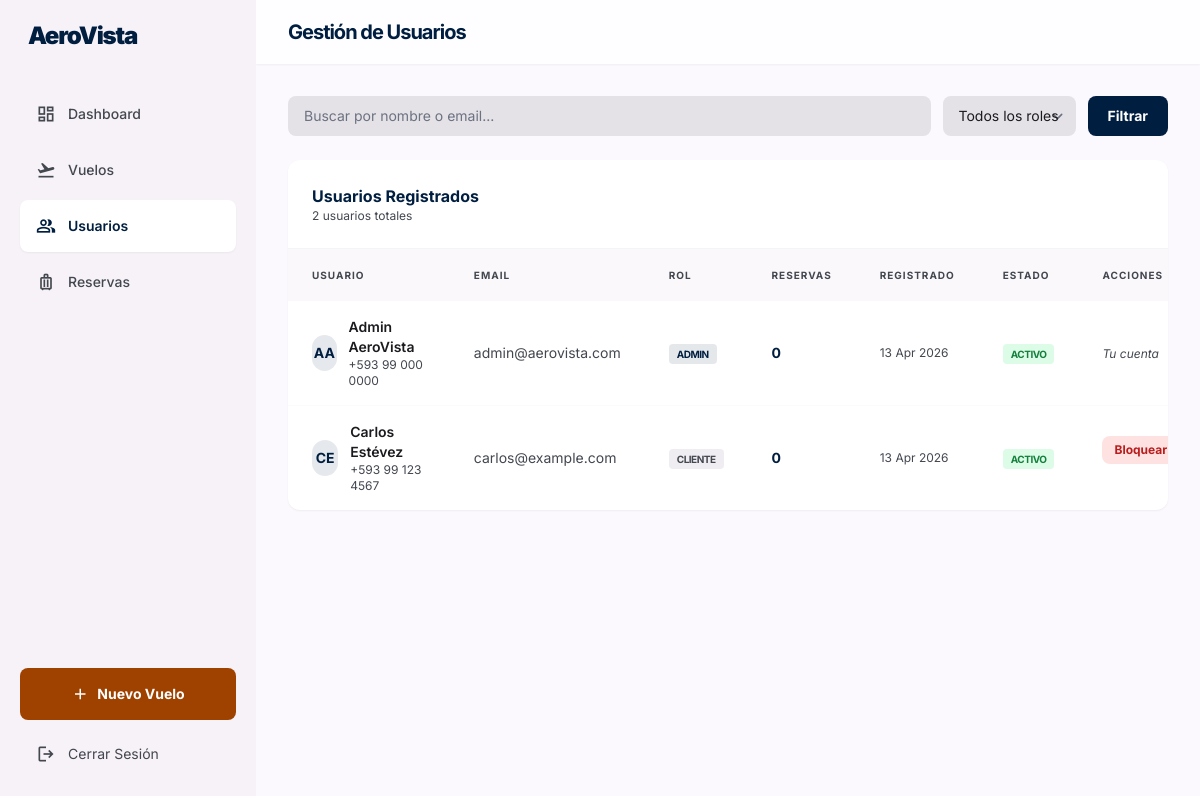
The app's page /admin/usuarios.php (signed in) with its own data.
### tables this page shows
CREATE TABLE `usuarios` (
  `id`            INT AUTO_INCREMENT PRIMARY KEY,
  `nombre`        VARCHAR(100) NOT NULL,
  `apellido`      VARCHAR(100) NOT NULL,
  `email`         VARCHAR(150) NOT NULL,
  `password_hash` VARCHAR(255) NOT NULL,
  `telefono`      VARCHAR(25)  DEFAULT NULL,
  `rol`           ENUM('cliente','admin') NOT NULL DEFAULT 'cliente',
  `activo`        TINYINT(1)   NOT NULL DEFAULT 1,
  `created_at`    TIMESTAMP    NOT NULL DEFAULT CURRENT_TIMESTAMP,
  `updated_at`    TIMESTAMP    NOT NULL DEFAULT CURRENT_TIMESTAMP ON UPDATE CURRENT_TIMESTAMP,
  UNIQUE KEY `uq_usuario_email` (`email`)
);

### includes/functions.php (called while the page is built, shortened)
<?php
function e(string $str): string {
    return htmlspecialchars($str, ENT_QUOTES | ENT_SUBSTITUTE, 'UTF-8');
}
function fechaCorta(\DateTime|string $fecha): string {
    if (is_string($fecha)) $fecha = new \DateTime($fecha);
    return $fecha->format('d M Y');
}

### admin/usuarios.php (the view, shortened to what this page needs)
<?php
require_once __DIR__ . '/../includes/functions.php';
$db  = getDB();
$page   = max(1, (int)($_GET['page'] ?? 1));
$limit  = 20;
$offset = ($page - 1) * $limit;
$search = trim($_GET['q'] ?? '');
$where   = [];
$params  = [];
$whereSQL = $where ? 'WHERE ' . implode(' AND ', $where) : '';
$total = $db->prepare("SELECT COUNT(*) FROM usuarios u $whereSQL");
$total->execute($params);
$totalRows  = (int)$total->fetchColumn();
$stmtU = $db->prepare("
    SELECT u.*,
           (SELECT COUNT(*) FROM reservas r WHERE r.usuario_id=u.id AND r.estado='confirmada') AS reservas_count
    FROM usuarios u
    $whereSQL
    ORDER BY u.created_at DESC
    LIMIT $limit OFFSET $offset
");
$stmtU->execute($params);
$usuarios = $stmtU->fetchAll();
?>
<!DOCTYPE html>
<html lang="es">
<head>
  <script src="https://cdn.tailwindcss.com?plugins=forms"></script>
</head>
<body class="bg-surface text-on-surface antialiased">
  <?php include __DIR__ . '/includes/sidebar.php'; ?>
  <main class="ml-64 min-h-screen">
    <header class="fixed top-0 right-0 left-64 h-16 bg-white/70 backdrop-blur-xl z-30 shadow-sm flex items-center px-8">
      <h1 class="text-xl font-bold text-primary tracking-tighter">Gestión de Usuarios</h1>
    </header>
    <div class="pt-24 pb-12 px-8 max-w-7xl mx-auto space-y-6">
      <form method="GET" class="flex flex-wrap gap-3 items-center">
        <input type="text" name="q" value="<?= e($search) ?>" placeholder="Buscar por nombre o email..."
               class="flex-1 min-w-0 bg-surface-container-highest border-none rounded-lg px-4 py-2.5 text-sm focus:ring-2 focus:ring-primary outline-none"/>
        <select name="rol" class="bg-surface-container-highest border-none rounded-lg px-4 py-2.5 text-sm focus:ring-2 focus:ring-primary outline-none">
          <option value="">Todos los roles</option>
        </select>
        <button type="submit" class="bg-primary text-white px-5 py-2.5 rounded-lg font-bold text-sm hover:opacity-90">Filtrar</button>
      </form>
      <section class="bg-surface-container-lowest rounded-xl overflow-hidden shadow-sm">
        <div class="p-6 border-b border-surface-container-high/50">
          <h2 class="text-base font-bold text-primary">Usuarios Registrados</h2>
          <p class="text-xs text-on-surface-variant"><?= $totalRows ?> usuarios totales</p>
        </div>
        <div class="overflow-x-auto">
          <table class="w-full text-left text-sm">
            <thead>
              <tr class="bg-surface-container-low/50">
                <th class="px-6 py-4 text-[10px] font-bold text-on-surface-variant uppercase tracking-widest">Usuario</th>
                <th class="px-6 py-4 text-[10px] font-bold text-on-surface-variant uppercase tracking-widest">Email</th>
                <th class="px-6 py-4 text-[10px] font-bold text-on-surface-variant uppercase tracking-widest">Rol</th>
                <th class="px-6 py-4 text-[10px] font-bold text-on-surface-variant uppercase tracking-widest">Reservas</th>
                <th class="px-6 py-4 text-[10px] font-bold text-on-surface-variant uppercase tracking-widest">Registrado</th>
                <th class="px-6 py-4 text-[10px] font-bold text-on-surface-variant uppercase tracking-widest">Estado</th>
                <th class="px-6 py-4 text-[10px] font-bold text-on-surface-variant uppercase tracking-widest">Acciones</th>
              </tr>
            </thead>
            <tbody class="divide-y divide-surface-container-high/20">
              <?php foreach ($usuarios as $u): ?>
                <tr class="hover:bg-surface-container-low/20 transition-colors">
                  <td class="px-6 py-4">
                    <div class="flex items-center gap-3">
                      <div class="w-9 h-9 rounded-full bg-primary/10 flex items-center justify-center">
                        <span class="text-primary font-bold text-sm"><?= strtoupper(substr($u['nombre'],0,1).substr($u['apellido'],0,1)) ?></span>
                      </div>
                      <div>
                        <p class="font-semibold text-on-surface"><?= e($u['nombre'].' '.$u['apellido']) ?></p>
                        <?php if ($u['telefono']): ?><p class="text-xs text-on-surface-variant"><?= e($u['telefono']) ?></p><?php endif; ?>
                      </div>
                    </div>
                  </td>
                  <td class="px-6 py-4 text-on-surface-variant"><?= e($u['email']) ?></td>
                  <td class="px-6 py-4">
                    <span class="px-2 py-1 rounded text-[10px] font-bold uppercase tracking-tighter
                      <?= $u['rol']==='admin' ? 'bg-primary/10 text-primary' : 'bg-surface-container text-on-surface-variant' ?>">
                      <?= $u['rol'] ?>
                    </span>
                  </td>
                  <td class="px-6 py-4 font-bold text-primary"><?= $u['reservas_count'] ?></td>
                  <td class="px-6 py-4 text-xs text-on-surface-variant"><?= fechaCorta($u['created_at']) ?></td>
                  <td class="px-6 py-4">
                    <span class="px-2 py-1 rounded text-[10px] font-bold uppercase tracking-tighter
                      <?= $u['activo'] ? 'bg-green-100 text-green-700' : 'bg-red-100 text-red-700' ?>">
                      <?= $u['activo'] ? 'Activo' : 'Bloqueado' ?>
                    </span>
                  </td>
                  <td class="px-6 py-4">
                    <?php if ($u['id'] !== (int)$_SESSION['usuario_id']): ?>
                      <div class="flex gap-2">
                        <form method="POST">
                          <button type="submit" class="text-xs font-bold px-3 py-1.5 rounded-lg transition-all
                            <?= $u['activo'] ? 'bg-red-100 text-red-700 hover:bg-red-200' : 'bg-green-100 text-green-700 hover:bg-green-200' ?>">
                            <?= $u['activo'] ? 'Bloquear' : 'Activar' ?>
                          </button>
                        </form>
                      </div>
                    <?php else: ?>
                      <span class="text-xs text-on-surface-variant italic">Tu cuenta</span>
                    <?php endif; ?>
                  </td>
                </tr>
              <?php endforeach; ?>
            </tbody>
          </table>
        </div>
      </section>
    </div>
  </main>
</body>
</html>

### admin/usuarios.php (style rules this page uses)
body { font-family:'Inter',sans-serif; }

### records on screen
usuarios: nombre+apellido "AA", nombre+apellido "Admin AeroVista", telefono "+593 99 000 0000", email "admin@aerovista.com", rol "ADMIN", reservas_count "0", created_at "13 Apr 2026", activo "ACTIVO", shows "Tu cuenta"
usuarios: nombre+apellido "CE", nombre+apellido "Carlos Estévez", telefono "+593 99 123 4567", email "carlos@example.com", rol "CLIENTE", reservas_count "0", created_at "13 Apr 2026", activo "ACTIVO"

### other values on screen
$item['label'] "Dashboard"
$item['label'] "Vuelos"
$item['label'] "Usuarios"
$item['label'] "Reservas"
$totalRows "2"
